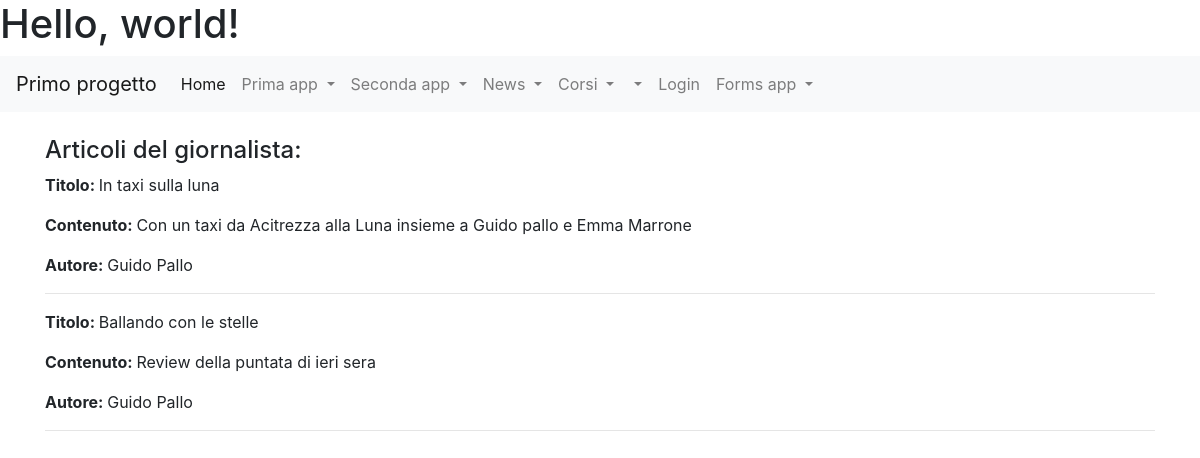
/news/lista_articoli/2, run on the app's committed database.
### news/models.py (models this page shows, shortened)
class Articolo (models.Model):
    titolo = models.CharField(max_length=100)
    contenuto = models.TextField()
    giornalista = models.ForeignKey(Giornalista, on_delete=models. CASCADE, related_name="articoli")
    data = models.DateField(auto_now=True, blank=True)
    visualizzazioni = models.IntegerField(default=0,blank=True)
    class Meta:
        verbose_name = "Articolo"
        verbose_name_plural = "Articoli"

class Giornalista (models.Model):
    nome = models.CharField(max_length=20)
    cognome = models.CharField(max_length=20)
    nascita = models.DateField(blank=True,default=datetime.now())
    def __str__(self):
        return self.nome + " " + self.cognome
    class Meta:
        verbose_name = "Giornalista"
        verbose_name_plural = "Giornalisti"

### news/views.py (the view)
# urls.py: path('lista_articoli/<int:pk>',listaArticoli,name = "lista_articoli"),
def listaArticoli(request, pk=None):
    if pk==None:
        articoli = Articolo.objects.all()
    else:
        articoli = Articolo.objects.filter(giornalista_id=pk)
    context = {
        'articoli':articoli,
    }
    return render(request,'lista_articoli.html',context)

### news/templates/lista_articoli.html (shortened to what this page needs)
{% extends 'base.html' %}
{% block content %}
<h4>Articoli del giornalista:</h4>
    {% for articolo in articoli %}
        <p><strong>Titolo: </strong>{{ articolo.titolo }}</p>
        <p><strong>Contenuto: </strong>{{ articolo.contenuto }}</p>
        <p><strong>Autore: </strong>{{ articolo.giornalista }}</p>
        <hr>
    {% endfor %}
{% endblock content %}

### data on the page
Articolo: titolo "In taxi sulla luna", contenuto "Con un taxi da Acitrezza alla Luna insieme a Guido pallo e Emma Marrone", giornalista "Guido Pallo"
Articolo: titolo "Ballando con le stelle", contenuto "Review della puntata di ieri sera", giornalista "Guido Pallo"
